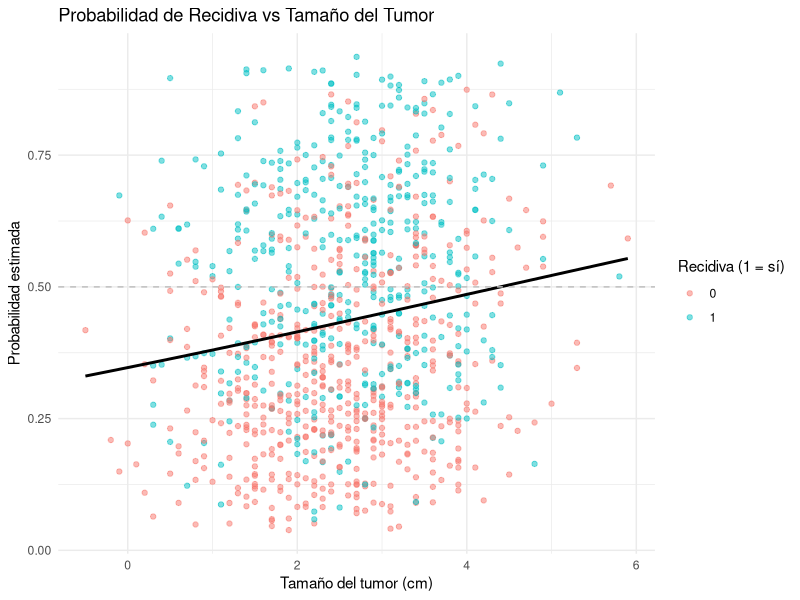
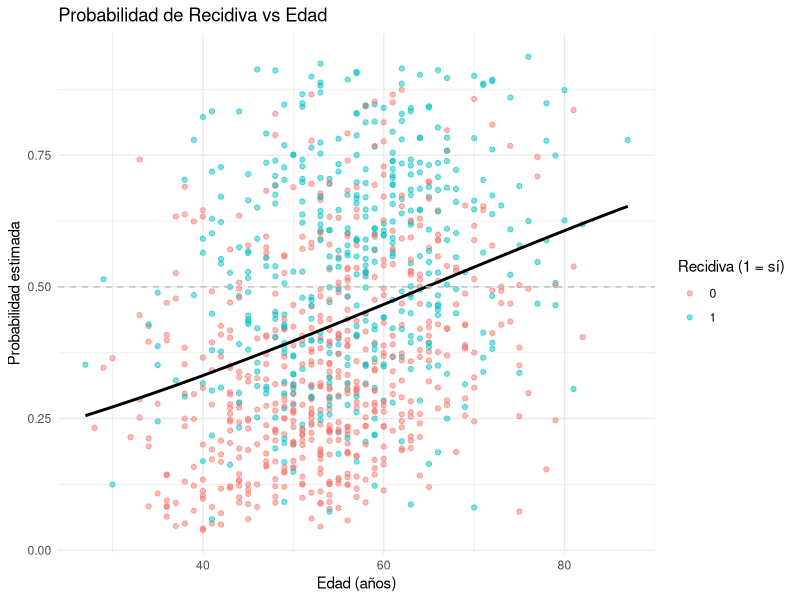
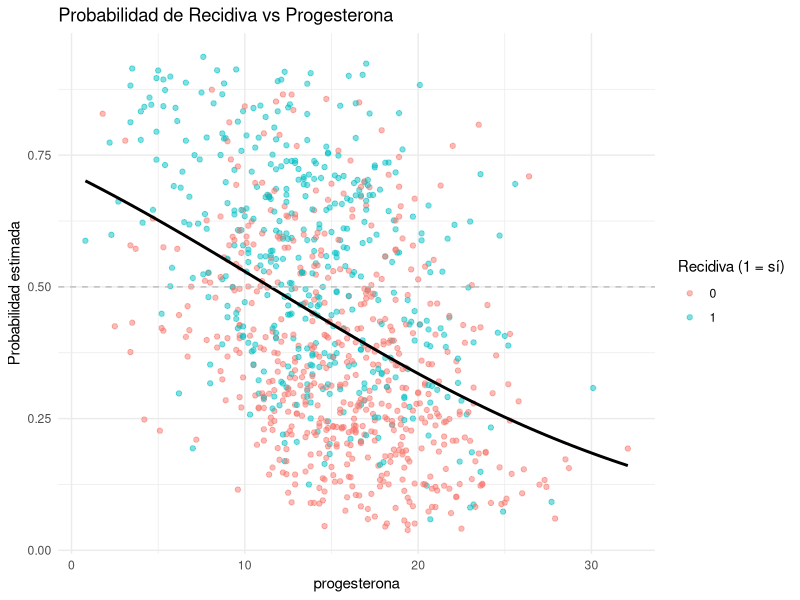
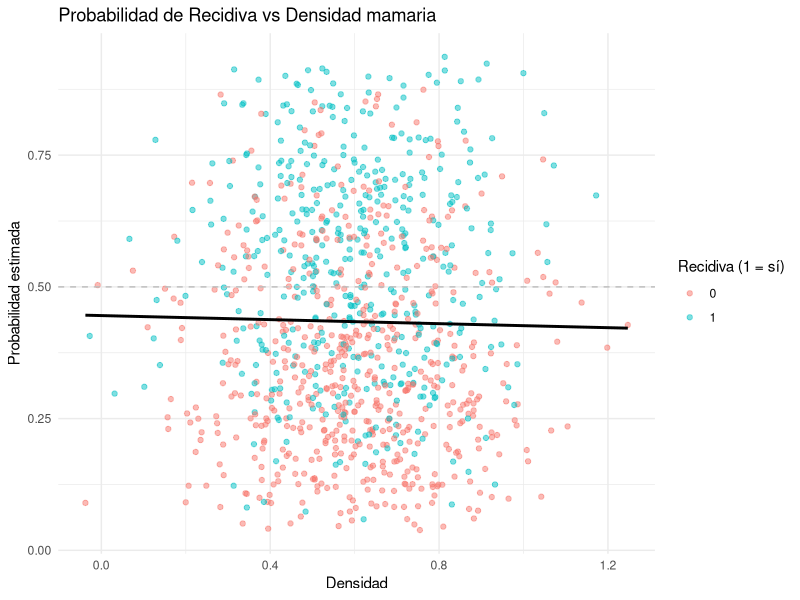
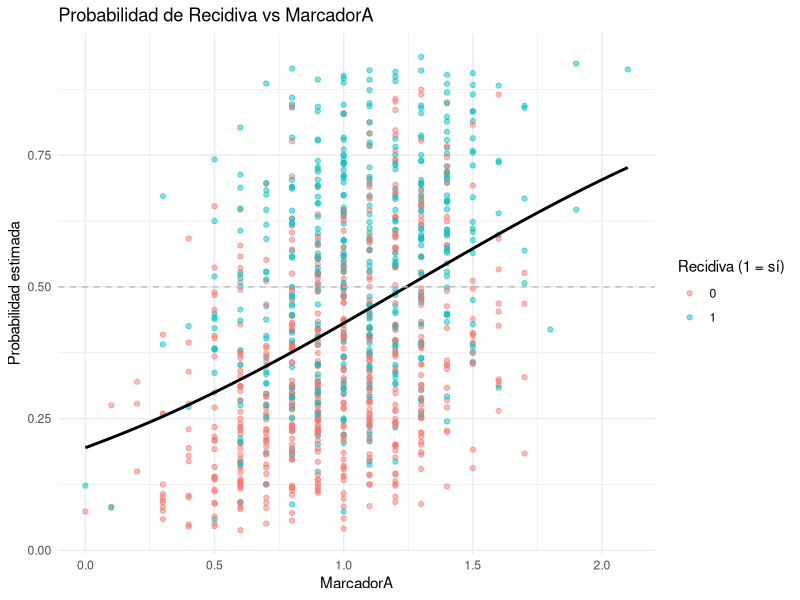
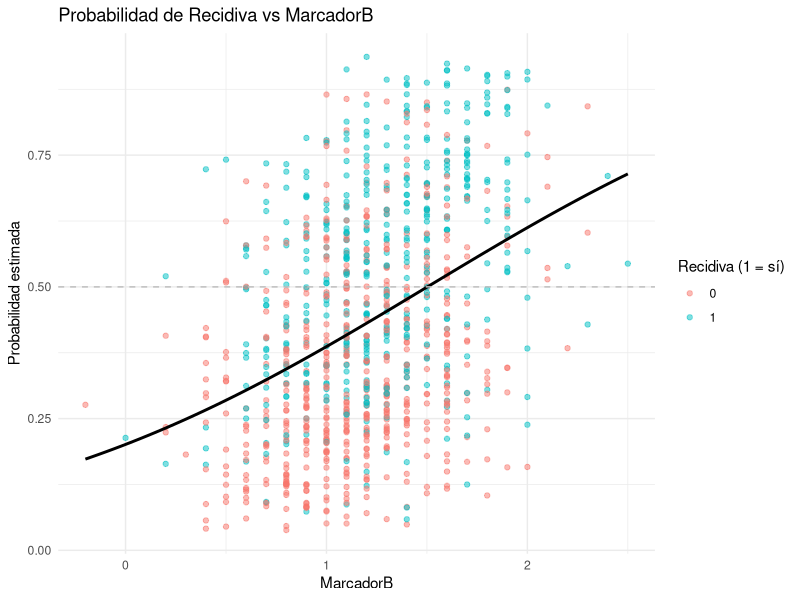
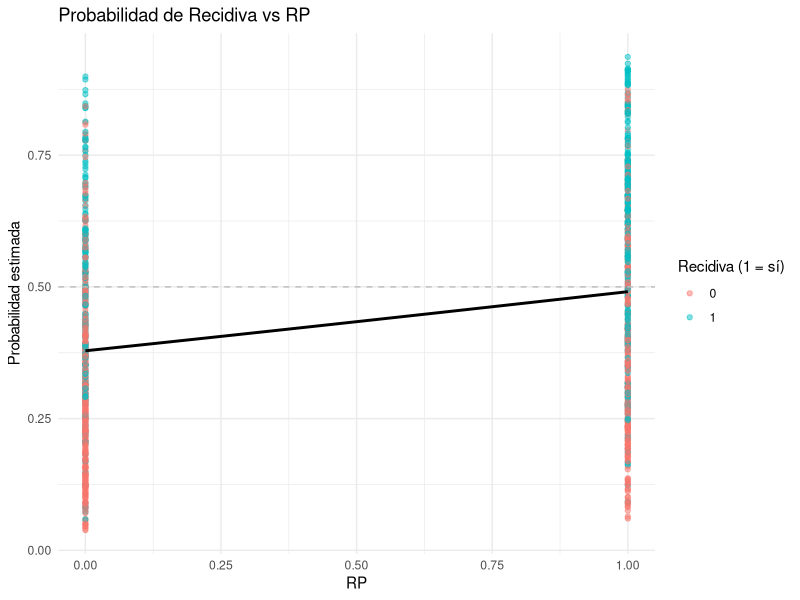
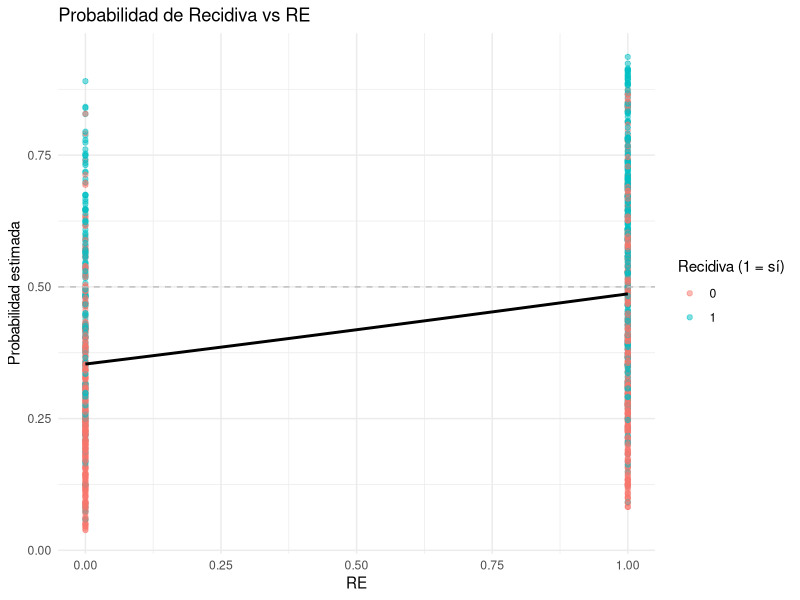

Recreate these plots in R, in order.
#---- 0. SEMILLA INICIAL Y LIBRERIAS---- 
set.seed(123)
##---- Librerias ----
library(pROC)
library(ggplot2)
library(broom)
library(dplyr)
# ---- 1. SIMULACION DE DATOS DE CANCER ----
#---- 2. EJEMPLO UNIFICADO ----
n <- 1000
#---- 2.1 VARIABLES A CONSIDERAR ----
###---- 2.1.1 EDAD ----
edad_cancer  <- round(rnorm(n, mean = 55, sd = 10))
###---- 2.1.2 TAMANHO DEL TUMOR ----
tamano_tumor <- round(rnorm(n, mean = 2.5, sd = 1), 1)
###---- 2.1.3 PROGESTERONA ----
progesterona <- round(rnorm(n, mean = 15, sd = 5), 1)
###---- 2.1.4 HER ----
HER2 <- rbinom(n, 1, 0.3)
###---- 2.1.5 RE ----
RE  <- rbinom(n, 1, 0.6)
###----2.1.6  RP ----
RP  <- rbinom(n, 1, 0.5)
###---- 2.1.7 DENSIDAD MAMARIA ----
densidad_mamaria  <- rnorm(n, mean = 0.6, sd = 0.2)
###----2.1.8 MARCADOR A ----
marker_A <- round(rnorm(n, 1.0, 0.3), 1)
###---- 2.1.9 MARCADOR B ----
marker_B <- round(rnorm(n, 1.2, 0.4), 1)
##---- 2.2 LOG ODDS ----
log_odds_cancer <- -4 + 1.348 * marker_A + 0.898 * marker_B +
  0.03 * edad_cancer + 0.05 * tamano_tumor -  0.1 * progesterona +
  0.8 * HER2 + 0.6 * RE + 0.5 * RP +  0.3 * densidad_mamaria
##---- 2.3 PROBABILIDAD SOBREVIVIR ----
probabilidad_cancer <- 1 / (1 + exp(-log_odds_cancer))
##---- SOBREVIVENCIA ----
recidiva <- rbinom(n, 1, probabilidad_cancer)
##---- 2.4 GENERACION DEL DATAFRAME ----
datos_cancer <- data.frame(
  edad = edad_cancer,  tamano_tumor = tamano_tumor,
  progesterona = progesterona,HER2 = HER2, RE = RE,
  RP = RP, Densidad = densidad_mamaria,
  MarcadorA = marker_A,MarcadorB = marker_B,
  sobrevivio = recidiva)
##---- 2.5 GENERACION DEL MODELO ----
modelo_cancer <- glm(sobrevivio ~  .,data = datos_cancer, family = binomial)
summary(modelo_cancer)
miscoeficientes <- coef(modelo_cancer)
##---- 2.6 COMPARACION DE COEFICIENTES ----
coef_reales <- c(
  `(Intercept)` = -4,
  edad = 0.03,
  tamano_tumor = 0.05,
  progesterona = -0.1,
  HER2 = 0.8,
  RE = 0.6,
  RP = 0.5,
  Densidad = 0.3,
  MarcadorA = 1.348,
  MarcadorB = 0.898
)
comparativo <- data.frame(
  Coef_estimados = round(miscoeficientes,3),
  Coef_reales = round(coef_reales[names(miscoeficientes)], 3)
)
comparativo$diferencia <- round(comparativo$Coef_estimados-comparativo$Coef_reales,3)
print(comparativo)
##---- 2.7 PREDICCION ----
datos_cancer$prediccion <- predict(modelo_cancer,type = "response")
datos_cancer$clasificacion <- ifelse(datos_cancer$prediccion >= 0.5, 1, 0)
##---- 2.8 GRAFICANDO ----
library(ggplot2)
###---- 2.8.1 Tamaño del tumor ----
ggplot(datos_cancer, aes(x = tamano_tumor)) +
  geom_point(aes(y = prediccion, color = factor(sobrevivio)), alpha = 0.5) +    
  stat_smooth(aes(y = sobrevivio), 
              method = "glm", 
              method.args = list(family = "binomial"), 
              se = FALSE, color = "black") +  
  geom_hline(yintercept = 0.5, linetype = "dashed", color = "gray") +
  labs(title = "Probabilidad de Recidiva vs Tamaño del Tumor",
       x = "Tamaño del tumor (cm)",
       y = "Probabilidad estimada",
       color = "Recidiva (1 = sí)") +
  theme_minimal()
###---- 2.8.2 Edad ----
ggplot(datos_cancer, aes(x = edad)) +
  geom_point(aes(y = prediccion, color = factor(sobrevivio)), alpha = 0.5) +
  stat_smooth(aes(y = sobrevivio),
              method = "glm",
              method.args = list(family = "binomial"), 
              se = FALSE, color = "black") +  
  geom_hline(yintercept = 0.5, linetype = "dashed", color = "gray") +
  labs(title = "Probabilidad de Recidiva vs Edad",
       x = "Edad (años)",
       y = "Probabilidad estimada",
       color = "Recidiva (1 = sí)") + 
  theme_minimal()
###---- 2.8.3 Progesterona ----
ggplot(datos_cancer, aes(x = progesterona)) +
  geom_point(aes(y=prediccion, color = factor(sobrevivio)), alpha = 0.5) +     
  stat_smooth(aes(y = sobrevivio),
              method = "glm",
              method.args = list(family = "binomial"), 
              se = FALSE, color="black") +  
  geom_hline(yintercept = 0.5, linetype = "dashed", color = "gray") +
  labs(title = "Probabilidad de Recidiva vs Progesterona",
       y = "Probabilidad estimada", color = "Recidiva (1 = sí)")+ 
  theme_minimal()
###---- 2.8.4 Densidad Mamaria ----
ggplot(datos_cancer, aes(x = Densidad)) +
  geom_point(aes(y=prediccion,color = factor(sobrevivio)), alpha = 0.5) +     
  stat_smooth(aes(y = sobrevivio),
              method = "glm",
              method.args = list(family = "binomial"), 
              se = FALSE, color="black") +  
  geom_hline(yintercept = 0.5, linetype = "dashed", color = "gray") +
  labs(title = "Probabilidad de Recidiva vs Densidad mamaria",
       y = "Probabilidad estimada", color = "Recidiva (1 = sí)")+ 
  theme_minimal()
###---- 2.8.5 Marcador A: Biomarcador A ----
ggplot(datos_cancer, aes(x = MarcadorA)) +
  geom_point(aes(y=prediccion,color = factor(sobrevivio)), alpha = 0.5) +     
  stat_smooth(aes(y = sobrevivio),
              method = "glm",
              method.args = list(family = "binomial"), 
              se = FALSE, color="black") +  
  geom_hline(yintercept = 0.5, linetype = "dashed", color = "gray") +
  labs(title = "Probabilidad de Recidiva vs MarcadorA",
       y = "Probabilidad estimada", color = "Recidiva (1 = sí)")+ 
  theme_minimal()
###---- 2.8.6 Marcador B: Biomarcador B ----
ggplot(datos_cancer, aes(x = MarcadorB)) +
  geom_point(aes(y=prediccion,color = factor(sobrevivio)), alpha = 0.5) +     
  stat_smooth(aes(y = sobrevivio),
              method = "glm",
              method.args = list(family = "binomial"), 
              se = FALSE, color="black") +  
  geom_hline(yintercept = 0.5, linetype = "dashed", color = "gray") +
  labs(title = "Probabilidad de Recidiva vs MarcadorB",
       y = "Probabilidad estimada", color = "Recidiva (1 = sí)")+ 
  theme_minimal()
###---- 2.8.7 RP: Receptor de Progesterona ----
ggplot(datos_cancer, aes(x = RP)) +
  geom_point(aes(y = prediccion, color = factor(sobrevivio)), alpha = 0.5) +     
  stat_smooth(aes(y = sobrevivio),
              method = "glm",
              method.args = list(family = "binomial"), 
              se = FALSE, color = "black") +  
  geom_hline(yintercept = 0.5, linetype = "dashed", color = "gray") +
  labs(title = "Probabilidad de Recidiva vs RP",
       x = "RP",
       y = "Probabilidad estimada",
       color = "Recidiva (1 = sí)") + 
  theme_minimal()
###---- 2.8.8 RE: Receptor de Estrogeno ----
ggplot(datos_cancer, aes(x = RE)) +
  geom_point(aes(y = prediccion, color = factor(sobrevivio)), alpha = 0.5) +     
  stat_smooth(aes(y = sobrevivio),
              method = "glm",
              method.args = list(family = "binomial"), 
              se = FALSE, color = "black") +  
  geom_hline(yintercept = 0.5, linetype = "dashed", color = "gray") +
  labs(title = "Probabilidad de Recidiva vs RE",
       x = "RE",
       y = "Probabilidad estimada",
       color = "Recidiva (1 = sí)") + 
  theme_minimal()
###---- 2.8.9 HER2: Receptor del factor de crecimiento epidermico humano ----
ggplot(datos_cancer, aes(x = HER2)) +
  geom_point(aes(y = prediccion, color = factor(sobrevivio)), alpha = 0.5) +     
  stat_smooth(aes(y = sobrevivio),
              method = "glm",
              method.args = list(family = "binomial"), 
              se = FALSE, color = "black") +  
  geom_hline(yintercept = 0.5, linetype = "dashed", color = "gray") +
  labs(title = "Probabilidad de Recidiva vs HER2",
       x = "HER2",
       y = "Probabilidad estimada",
       color = "Recidiva (1 = sí)") + 
  theme_minimal()
##---- 2.9 MATRIZ DE CONFUSION ---- 
library(caret)
matriz1 <- table(Real = datos_cancer$sobrevivio, Prediccion = datos_cancer$clasificacion)
print(matriz1)
TN <- matriz1["0","0"]
TP <- matriz1["1","1"]
FP <- matriz1["0","1"]
FN <- matriz1["1","0"]

Accuracy    <- (TP+TN)/sum(matriz1)
Precision   <- TP/(TP+FP)
Rrecall     <- TP/(TP+FN)
Specificity <- TN/(TN+FP)
f1_score    <- 2*(Precision*Rrecall)/(Precision+Rrecall)

Resultados <- data.frame(
  Accuracy = round(Accuracy,3),
  Precision = round(Precision,3),
  Recall = round(Rrecall,3),
  Specificity = round(Specificity,3),
  F1_Score = round(f1_score,3)
)
print(Resultados)
library(pROC)
roc_cancer <- roc(datos_cancer$sobrevivio, datos_cancer$prediccion)
auc(roc_cancer)
plot(roc_cancer, col = "blue", lwd = 2, main = "Curva ROC - Modelo cáncer simulado")
abline(a = 0, b = 1, col = "gray", lty = 2)  # Línea diagonal = azar


